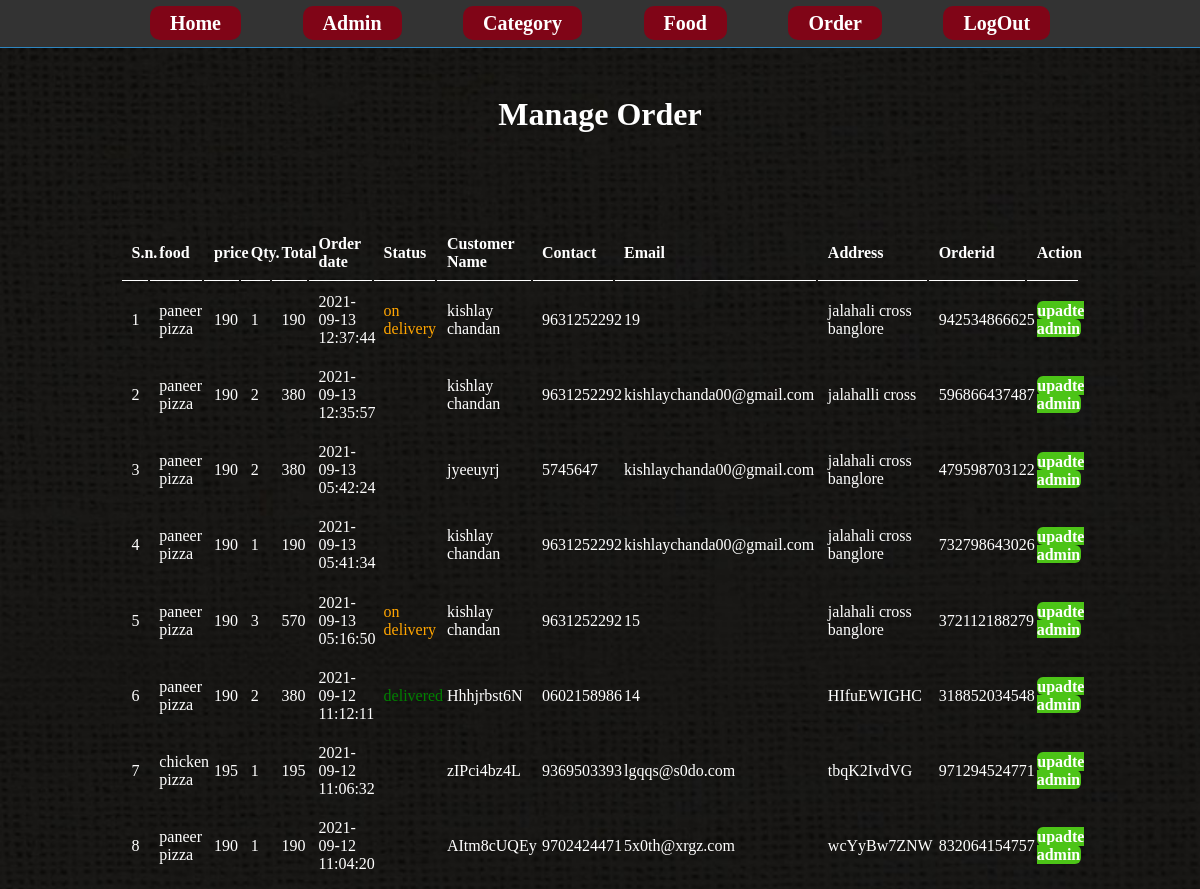
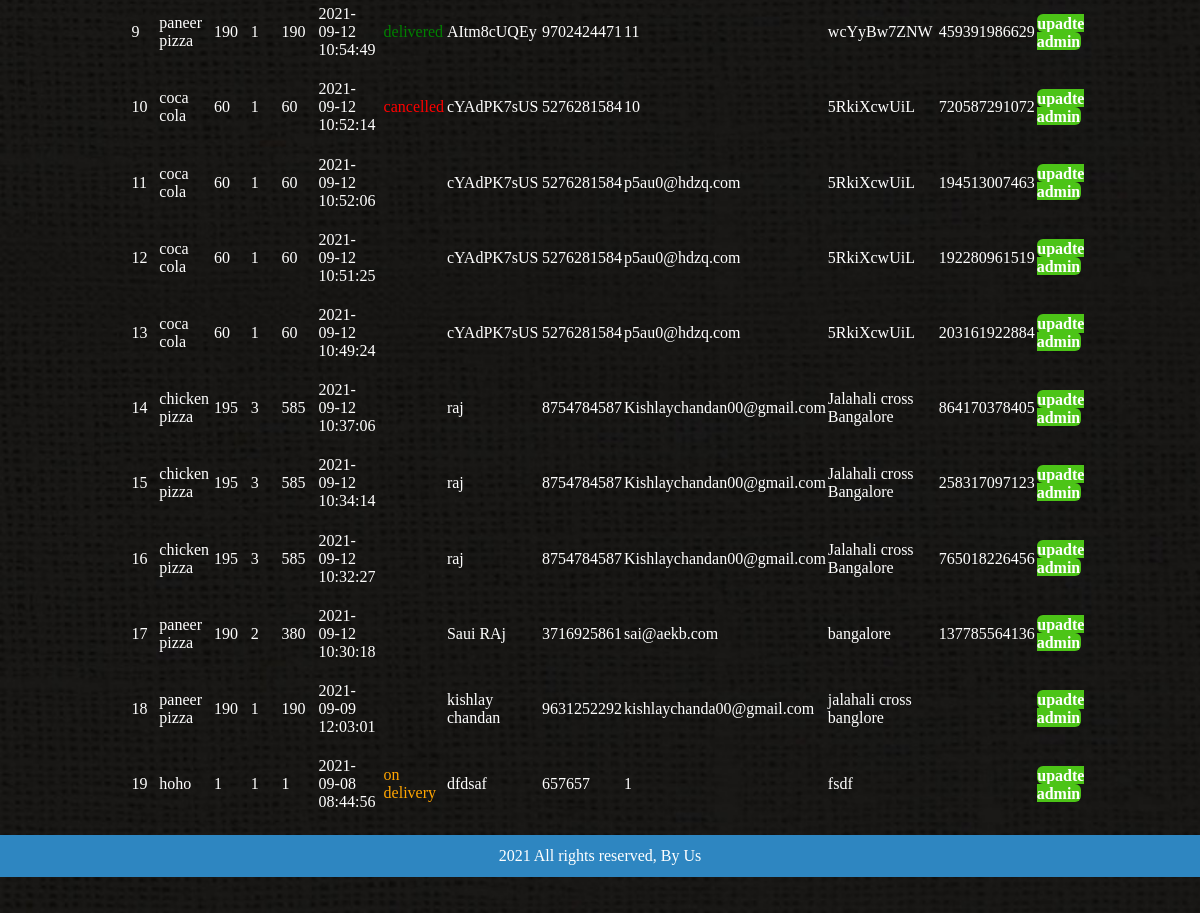
The page /admin/manage-order.php (signed in) on the database its author committed (2 pictures, top to bottom).
### tables this page shows
CREATE TABLE `tbl_order` (
  `id` int(10) UNSIGNED NOT NULL,
  `food` varchar(255) NOT NULL,
  `price` decimal(10,0) NOT NULL,
  `qty` int(11) NOT NULL,
  `total` decimal(10,0) NOT NULL,
  `order_date` datetime NOT NULL,
  `status` varchar(255) NOT NULL,
  `customer_name` varchar(255) NOT NULL,
  `customer_contact` varchar(255) NOT NULL,
  `customer_email` varchar(255) NOT NULL,
  `customer_address` varchar(255) NOT NULL,
  `odid` varchar(50) NOT NULL
);

### admin/manage-order.php (the view, shortened to what this page needs)
<?php include('partials/menu.php') ?>
<div class="main-content">
     	<div class="wrapper">
     		<h1>Manage Order</h1>
               <br/>
               <br/><br/>
                <br><br>
               <table class="tbl-full">
                    <tr>
                         <th>S.n.</th>
                         <th>food</th>
                         <th>price</th><th>Qty.</th>
                         <th>Total</th>
                         <th>Order date</th>
                         <th>Status</th>
                         <th>Customer Name</th><th>Contact</th>
                         <th>Email</th>
                         <th>Address</th>
                         <th>Orderid</th>
                         <th>Action</th>
                    </tr>
                    <?php
                    $sql = "SELECT * FROM tbl_order ORDER BY id DESC";
                    $res = mysqli_query($conn, $sql);
                    $count = mysqli_num_rows($res);
                    $sn = 1;
                    if ($count>0)
                     {
                        while ($row=mysqli_fetch_assoc($res))
                         {
                            $id = $row['id'];
                            $food = $row['food'];
                            $price = $row['price'];
                            $qty = $row['qty'];
                            $total = $row['total'];
                            $order_date = $row['order_date'];
                            $status = $row['status'];
                            $customer_name = $row['customer_name'];
                            $customer_contact = $row['customer_contact'];
                            $customer_email = $row['customer_email'];
                            $customer_address = $row['customer_address'];
                            $odid = $row['odid'];
                            ?>
                             <tr>
                    <td><?php echo $sn++; ?></td>
                     <td><?php echo $food; ?></td>
                     <td><?php echo $price; ?></td>
                     <td><?php echo $qty; ?></td>
                     <td><?php echo $total; ?></td>
                     <td><?php echo $order_date; ?></td>
                     <td>
                        <?php
if ($status=="ordered") {
    echo "<label>$status</label>";
}
elseif ($status=="on delivery") {
    echo "<label style='color: orange;'>$status</label>";
}
elseif ($status=="delivered") {
    echo "<label style='color: green;'>$status</label>";
}
elseif ($status=="cancelled") {
    echo "<label style='color: red;'>$status</label>";
}
                         ?>
                        </td>
                     <td><?php echo $customer_name; ?></td>
                     <td><?php echo $customer_contact; ?></td>
                     <td><?php echo $customer_email; ?></td>
                     <td><?php echo $customer_address; ?></td>
                     <td><?php echo $odid; ?></td>
                     <td><a href="<?php echo SITEURL;?>admin/update-order.php?id=<?php echo $id ?>" class="btn-secondary">upadte admin</a>
                         </td>
                    </tr>
                            <?php
                        }
                    }
                    else
                    {
                        echo "<tr><td colspan='12' class='error'>Order not Available</td></tr>";
                    }
                    ?>
               </table>
     </div>
<?php include('partials/footer.php') ?>

### css/admin.css (style rules this page uses)
* { margin: 0; padding: 0; }
body { background: #333333; color: white; }
.wrapper { padding: 1%; width: 80%; margin: 0 auto; }
.tbl-full { width: 100%; }
table tr th { border-bottom: 1px solid white; padding: 1%; text-align: left; }
table tr td { padding: 1%; }
.btn-secondary { background-color: #4CC417; padding: 2%; color: white; font-weight: bold; text-decoration: none; border-radius: 6px; transition: .6s; }
.main-content { background: url('../images/adminbgimg.jpg'); background-size:cover; padding: 3% 0; }
h1 { text-align: center; }

### rows shown on the page
tbl_order: food "paneer pizza", price "190", qty "1", total "190", order_date "2021-09-13 12:37:44", status "on delivery", customer_name "kishlay chandan", customer_contact "9631252292", customer_email "19", customer_address "jalahali cross banglore", odid "942534866625"
tbl_order: food "paneer pizza", price "190", qty "2", total "380", order_date "2021-09-13 12:35:57", customer_name "kishlay chandan", customer_contact "9631252292", customer_email "kishlaychanda00@gmail.com", customer_address "jalahalli cross", odid "596866437487"
tbl_order: food "paneer pizza", price "190", qty "2", total "380", order_date "2021-09-13 05:42:24", customer_name "jyeeuyrj", customer_contact "5745647", customer_email "kishlaychanda00@gmail.com", customer_address "jalahali cross banglore", odid "479598703122"
tbl_order: food "paneer pizza", price "190", qty "1", total "190", order_date "2021-09-13 05:41:34", customer_name "kishlay chandan", customer_contact "9631252292", customer_email "kishlaychanda00@gmail.com", customer_address "jalahali cross banglore", odid "732798643026"
tbl_order: food "paneer pizza", price "190", qty "3", total "570", order_date "2021-09-13 05:16:50", status "on delivery", customer_name "kishlay chandan", customer_contact "9631252292", customer_email "15", customer_address "jalahali cross banglore", odid "372112188279"
tbl_order: food "paneer pizza", price "190", qty "2", total "380", order_date "2021-09-12 11:12:11", status "delivered", customer_name "Hhhjrbst6N", customer_contact "0602158986", customer_email "14", customer_address "HIfuEWIGHC", odid "318852034548"
tbl_order: food "chicken pizza", price "195", qty "1", total "195", order_date "2021-09-12 11:06:32", customer_name "zIPci4bz4L", customer_contact "9369503393", customer_email "lgqqs@s0do.com", customer_address "tbqK2IvdVG", odid "971294524771"
tbl_order: food "paneer pizza", price "190", qty "1", total "190", order_date "2021-09-12 11:04:20", customer_name "AItm8cUQEy", customer_contact "9702424471", customer_email "5x0th@xrgz.com", customer_address "wcYyBw7ZNW", odid "832064154757"
tbl_order: food "paneer pizza", price "190", qty "1", total "190", order_date "2021-09-12 10:54:49", status "delivered", customer_name "AItm8cUQEy", customer_contact "9702424471", customer_email "11", customer_address "wcYyBw7ZNW", odid "459391986629"
tbl_order: food "coca cola", price "60", qty "1", total "60", order_date "2021-09-12 10:52:14", status "cancelled", customer_name "cYAdPK7sUS", customer_contact "5276281584", customer_email "10", customer_address "5RkiXcwUiL", odid "720587291072"
tbl_order: food "coca cola", price "60", qty "1", total "60", order_date "2021-09-12 10:52:06", customer_name "cYAdPK7sUS", customer_contact "5276281584", customer_email "p5au0@hdzq.com", customer_address "5RkiXcwUiL", odid "194513007463"
tbl_order: food "coca cola", price "60", qty "1", total "60", order_date "2021-09-12 10:51:25", customer_name "cYAdPK7sUS", customer_contact "5276281584", customer_email "p5au0@hdzq.com", customer_address "5RkiXcwUiL", odid "192280961519"
tbl_order: food "coca cola", price "60", qty "1", total "60", order_date "2021-09-12 10:49:24", customer_name "cYAdPK7sUS", customer_contact "5276281584", customer_email "p5au0@hdzq.com", customer_address "5RkiXcwUiL", odid "203161922884"
tbl_order: food "chicken pizza", price "195", qty "3", total "585", order_date "2021-09-12 10:37:06", customer_name "raj", customer_contact "8754784587", customer_email "Kishlaychandan00@gmail.com", customer_address "Jalahali cross Bangalore", odid "864170378405"
tbl_order: food "chicken pizza", price "195", qty "3", total "585", order_date "2021-09-12 10:34:14", customer_name "raj", customer_contact "8754784587", customer_email "Kishlaychandan00@gmail.com", customer_address "Jalahali cross Bangalore", odid "258317097123"
tbl_order: food "chicken pizza", price "195", qty "3", total "585", order_date "2021-09-12 10:32:27", customer_name "raj", customer_contact "8754784587", customer_email "Kishlaychandan00@gmail.com", customer_address "Jalahali cross Bangalore", odid "765018226456"
tbl_order: food "paneer pizza", price "190", qty "2", total "380", order_date "2021-09-12 10:30:18", customer_name "Saui RAj", customer_contact "3716925861", customer_email "sai@aekb.com", customer_address "bangalore", odid "137785564136"
tbl_order: food "paneer pizza", price "190", qty "1", total "190", order_date "2021-09-09 12:03:01", customer_name "kishlay chandan", customer_contact "9631252292", customer_email "kishlaychanda00@gmail.com", customer_address "jalahali cross banglore"
tbl_order: food "hoho", price "1", qty "1", total "1", order_date "2021-09-08 08:44:56", status "on delivery", customer_name "dfdsaf", customer_contact "657657", customer_email "1", customer_address "fsdf"
